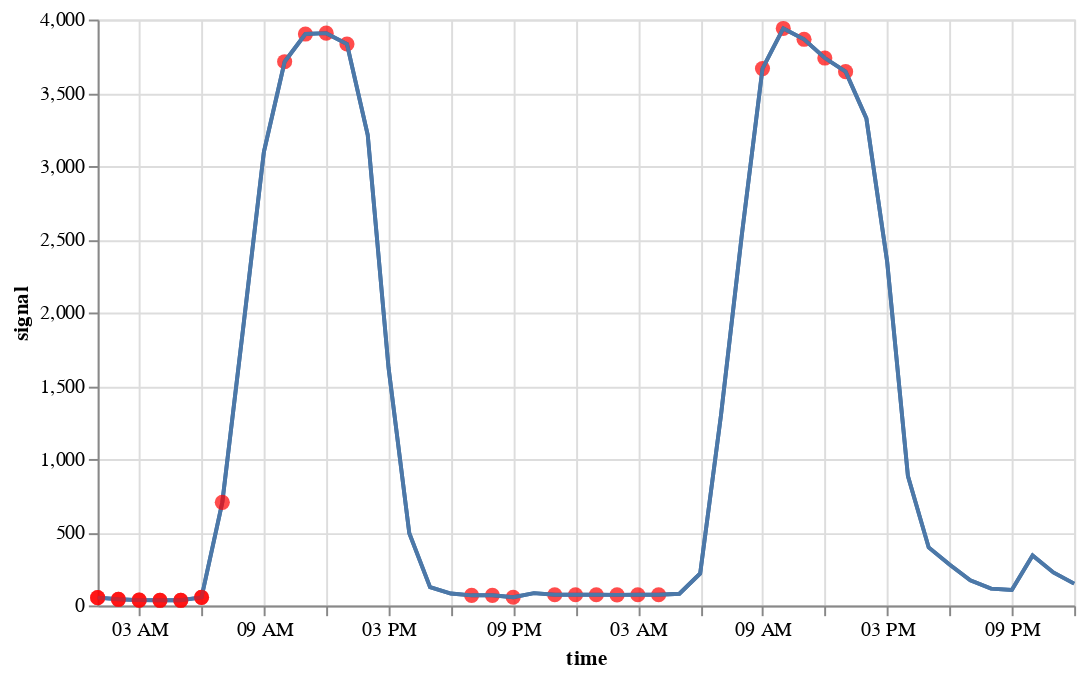

Source (notebook cell):
### Code cell
plot_anomalies(test_ts, detected_test_ts) + plot_anomalies(test_ts, predetected_ts)

### Figure 1 — Vega specification as saved in the notebook (floating-point values rounded to 4 significant figures)
{"$schema": "https://vega.github.io/schema/vega/v5.json", "data": [{"name": "source_0", "values": [{"anomaly": 1.0, "signal": 53.0, "time": "2015-09-01T01:00:00.000"}, {"anomaly": 1.0, "signal": 42.0, "time": "2015-09-01T02:00:00.000"}, {"anomaly": 1.0, "signal": 36.0, "time": "2015-09-01T03:00:00.000"}, {"anomaly": 1.0, "signal": 35.0, "time": "2015-09-01T04:00:00.000"}, {"anomaly": 1.0, "signal": 35.0, "time": "2015-09-01T05:00:00.000"}, {"anomaly": 1.0, "signal": 55.0, "time": "2015-09-01T06:00:00.000"}, {"anomaly": 0.0, "signal": 704.0, "time": "2015-09-01T07:00:00.000"}, {"anomaly": 0.0, "signal": 1889.0, "time": "2015-09-01T08:00:00.000"}, {"anomaly": 0.0, "signal": 3095.0, "time": "2015-09-01T09:00:00.000"}, {"anomaly": 1.0, "signal": 3712.0, "time": "2015-09-01T10:00:00.000"}, {"anomaly": 1.0, "signal": 3901.0, "time": "2015-09-01T11:00:00.000"}, {"anomaly": 1.0, "signal": 3907.0, "time": "2015-09-01T12:00:00.000"}, {"anomaly": 1.0, "signal": 3833.0, "time": "2015-09-01T13:00:00.000"}, {"anomaly": 0.0, "signal": 3211.0, "time": "2015-09-01T14:00:00.000"}, {"anomaly": 0.0, "signal": 1624.0, "time": "2015-09-01T15:00:00.000"}, {"anomaly": 0.0, "signal": 493.0, "time": "2015-09-01T16:00:00.000"}, {"anomaly": 0.0, "signal": 125.0, "time": "2015-09-01T17:00:00.000"}, {"anomaly": 0.0, "signal": 81.0, "time": "2015-09-01T18:00:00.000"}, {"anomaly": 1.0, "signal": 69.0, "time": "2015-09-01T19:00:00.000"}, {"anomaly": 1.0, "signal": 69.0, "time": "2015-09-01T20:00:00.000"}, {"anomaly": 1.0, "signal": 56.0, "time": "2015-09-01T21:00:00.000"}, {"anomaly": 0.0, "signal": 84.0, "time": "2015-09-01T22:00:00.000"}, {"anomaly": 1.0, "signal": 73.0, "time": "2015-09-01T23:00:00.000"}, {"anomaly": 1.0, "signal": 73.0, "time": "2015-09-02T00:00:00.000"}, {"anomaly": 1.0, "signal": 73.0, "time": "2015-09-02T01:00:00.000"}, {"anomaly": 1.0, "signal": 72.0, "time": "2015-09-02T02:00:00.000"}, {"anomaly": 1.0, "signal": 73.0, "time": "2015-09-02T03:00:00.000"}, {"anomaly": 1.0, "signal": 73.0, "time": "2015-09-02T04:00:00.000"}, {"anomaly": 0.0, "signal": 80.0, "time": "2015-09-02T05:00:00.000"}, {"anomaly": 0.0, "signal": 218.0, "time": "2015-09-02T06:00:00.000"}, {"anomaly": 0.0, "signal": 1296.0, "time": "2015-09-02T07:00:00.000"}, {"anomaly": 0.0, "signal": 2524.0, "time": "2015-09-02T08:00:00.000"}, {"anomaly": 1.0, "signal": 3665.0, "time": "2015-09-02T09:00:00.000"}, {"anomaly": 1.0, "signal": 3939.0, "time": "2015-09-02T10:00:00.000"}, {"anomaly": 1.0, "signal": 3865.0, "time": "2015-09-02T11:00:00.000"}, {"anomaly": 1.0, "signal": 3737.0, "time": "2015-09-02T12:00:00.000"}, {"anomaly": 1.0, "signal": 3644.0, "time": "2015-09-02T13:00:00.000"}, {"anomaly": 0.0, "signal": 3325.0, "time": "2015-09-02T14:00:00.000"}, {"anomaly": 0.0, "signal": 2346.0, "time": "2015-09-02T15:00:00.000"}, {"anomaly": 0.0, "signal": 883.0, "time": "2015-09-02T16:00:00.000"}, {"anomaly": 0.0, "signal": 396.0, "time": "2015-09-02T17:00:00.000"}, {"anomaly": 0.0, "signal": 279.0, "time": "2015-09-02T18:00:00.000"}, {"anomaly": 0.0, "signal": 171.0, "time": "2015-09-02T19:00:00.000"}, {"anomaly": 0.0, "signal": 115.0, "time": "2015-09-02T20:00:00.000"}, {"anomaly": 0.0, "signal": 105.0, "time": "2015-09-02T21:00:00.000"}, {"anomaly": 0.0, "signal": 341.0, "time": "2015-09-02T22:00:00.000"}, {"anomaly": 0.0, "signal": 225.0, "time": "2015-09-02T23:00:00.000"}, {"anomaly": 0.0, "signal": 149.0, "time": "2015-09-03T00:00:00.000"}], "transform": [{"type": "formula", "expr": "toDate(datum['time'])", "as": "time"}]}, {"name": "source_1", "values": [{"anomaly": 1.0, "signal": 53.0, "time": "2015-09-01T01:00:00.000"}, {"anomaly": 1.0, "signal": 42.0, "time": "2015-09-01T02:00:00.000"}, {"anomaly": 1.0, "signal": 36.0, "time": "2015-09-01T03:00:00.000"}, {"anomaly": 1.0, "signal": 35.0, "time": "2015-09-01T04:00:00.000"}, {"anomaly": 1.0, "signal": 35.0, "time": "2015-09-01T05:00:00.000"}, {"anomaly": 1.0, "signal": 55.0, "time": "2015-09-01T06:00:00.000"}, {"anomaly": 1.0, "signal": 704.0, "time": "2015-09-01T07:00:00.000"}, {"anomaly": 0.0, "signal": 1889.0, "time": "2015-09-01T08:00:00.000"}, {"anomaly": 0.0, "signal": 3095.0, "time": "2015-09-01T09:00:00.000"}, {"anomaly": 0.0, "signal": 3712.0, "time": "2015-09-01T10:00:00.000"}, {"anomaly": null, "signal": 3901.0, "time": "2015-09-01T11:00:00.000"}, {"anomaly": null, "signal": 3907.0, "time": "2015-09-01T12:00:00.000"}, {"anomaly": null, "signal": 3833.0, "time": "2015-09-01T13:00:00.000"}, {"anomaly": null, "signal": 3211.0, "time": "2015-09-01T14:00:00.000"}, {"anomaly": null, "signal": 1624.0, "time": "2015-09-01T15:00:00.000"}, {"anomaly": null, "signal": 493.0, "time": "2015-09-01T16:00:00.000"}, {"anomaly": null, "signal": 125.0, "time": "2015-09-01T17:00:00.000"}, {"anomaly": null, "signal": 81.0, "time": "2015-09-01T18:00:00.000"}, {"anomaly": null, "signal": 69.0, "time": "2015-09-01T19:00:00.000"}, {"anomaly": null, "signal": 69.0, "time": "2015-09-01T20:00:00.000"}, {"anomaly": null, "signal": 56.0, "time": "2015-09-01T21:00:00.000"}, {"anomaly": null, "signal": 84.0, "time": "2015-09-01T22:00:00.000"}, {"anomaly": null, "signal": 73.0, "time": "2015-09-01T23:00:00.000"}, {"anomaly": null, "signal": 73.0, "time": "2015-09-02T00:00:00.000"}, {"anomaly": null, "signal": 73.0, "time": "2015-09-02T01:00:00.000"}, {"anomaly": null, "signal": 72.0, "time": "2015-09-02T02:00:00.000"}, {"anomaly": null, "signal": 73.0, "time": "2015-09-02T03:00:00.000"}, {"anomaly": null, "signal": 73.0, "time": "2015-09-02T04:00:00.000"}, {"anomaly": null, "signal": 80.0, "time": "2015-09-02T05:00:00.000"}, {"anomaly": null, "signal": 218.0, "time": "2015-09-02T06:00:00.000"}, {"anomaly": null, "signal": 1296.0, "time": "2015-09-02T07:00:00.000"}, {"anomaly": null, "signal": 2524.0, "time": "2015-09-02T08:00:00.000"}, {"anomaly": null, "signal": 3665.0, "time": "2015-09-02T09:00:00.000"}, {"anomaly": null, "signal": 3939.0, "time": "2015-09-02T10:00:00.000"}, {"anomaly": null, "signal": 3865.0, "time": "2015-09-02T11:00:00.000"}, {"anomaly": null, "signal": 3737.0, "time": "2015-09-02T12:00:00.000"}, {"anomaly": null, "signal": 3644.0, "time": "2015-09-02T13:00:00.000"}, {"anomaly": null, "signal": 3325.0, "time": "2015-09-02T14:00:00.000"}, {"anomaly": null, "signal": 2346.0, "time": "2015-09-02T15:00:00.000"}, {"anomaly": null, "signal": 883.0, "time": "2015-09-02T16:00:00.000"}, {"anomaly": null, "signal": 396.0, "time": "2015-09-02T17:00:00.000"}, {"anomaly": null, "signal": 279.0, "time": "2015-09-02T18:00:00.000"}, {"anomaly": null, "signal": 171.0, "time": "2015-09-02T19:00:00.000"}, {"anomaly": null, "signal": 115.0, "time": "2015-09-02T20:00:00.000"}, {"anomaly": null, "signal": 105.0, "time": "2015-09-02T21:00:00.000"}, {"anomaly": null, "signal": 341.0, "time": "2015-09-02T22:00:00.000"}, {"anomaly": null, "signal": 225.0, "time": "2015-09-02T23:00:00.000"}, {"anomaly": null, "signal": 149.0, "time": "2015-09-03T00:00:00.000"}], "transform": [{"type": "formula", "expr": "toDate(datum['time'])", "as": "time"}]}, {"name": "data_0", "values": [{"signal": 53.0, "time": "2015-09-01T01:00:00.000"}, {"signal": 42.0, "time": "2015-09-01T02:00:00.000"}, {"signal": 36.0, "time": "2015-09-01T03:00:00.000"}, {"signal": 35.0, "time": "2015-09-01T04:00:00.000"}, {"signal": 35.0, "time": "2015-09-01T05:00:00.000"}, {"signal": 55.0, "time": "2015-09-01T06:00:00.000"}, {"signal": 3712.0, "time": "2015-09-01T10:00:00.000"}, {"signal": 3901.0, "time": "2015-09-01T11:00:00.000"}, {"signal": 3907.0, "time": "2015-09-01T12:00:00.000"}, {"signal": 3833.0, "time": "2015-09-01T13:00:00.000"}, {"signal": 69.0, "time": "2015-09-01T19:00:00.000"}, {"signal": 69.0, "time": "2015-09-01T20:00:00.000"}, {"signal": 56.0, "time": "2015-09-01T21:00:00.000"}, {"signal": 73.0, "time": "2015-09-01T23:00:00.000"}, {"signal": 73.0, "time": "2015-09-02T00:00:00.000"}, {"signal": 73.0, "time": "2015-09-02T01:00:00.000"}, {"signal": 72.0, "time": "2015-09-02T02:00:00.000"}, {"signal": 73.0, "time": "2015-09-02T03:00:00.000"}, {"signal": 73.0, "time": "2015-09-02T04:00:00.000"}, {"signal": 3665.0, "time": "2015-09-02T09:00:00.000"}, {"signal": 3939.0, "time": "2015-09-02T10:00:00.000"}, {"signal": 3865.0, "time": "2015-09-02T11:00:00.000"}, {"signal": 3737.0, "time": "2015-09-02T12:00:00.000"}, {"signal": 3644.0, "time": "2015-09-02T13:00:00.000"}], "transform": [{"type": "formula", "expr": "toDate(datum['time'])", "as": "time"}]}, {"name": "data_1", "values": [{"signal": 53.0, "time": "2015-09-01T01:00:00.000"}, {"signal": 42.0, "time": "2015-09-01T02:00:00.000"}, {"signal": 36.0, "time": "2015-09-01T03:00:00.000"}, {"signal": 35.0, "time": "2015-09-01T04:00:00.000"}, {"signal": 35.0, "time": "2015-09-01T05:00:00.000"}, {"signal": 55.0, "time": "2015-09-01T06:00:00.000"}, {"signal": 704.0, "time": "2015-09-01T07:00:00.000"}], "transform": [{"type": "formula", "expr": "toDate(datum['time'])", "as": "time"}]}], "marks": [{"type": "line", "name": "layer_0_marks", "from": {"data": "source_0"}, "sort": {"field": "datum[\"time\"]"}, "encode": {"update": {"stroke": {"value": "#4c78a8"}, "description": {"signal": "\"time: \" + (timeFormat(datum[\"time\"], '%b %d, %Y')) + \"; signal: \" + (format(datum[\"signal\"], \"\"))"}, "y": {"field": "signal", "scale": "y"}, "defined": {"signal": "isValid(datum[\"time\"]) && isFinite(+datum[\"time\"]) && isValid(datum[\"signal\"]) && isFinite(+datum[\"signal\"])"}, "x": {"field": "time", "scale": "x"}}}, "style": ["line"]}, {"type": "symbol", "name": "layer_1_marks", "from": {"data": "data_0"}, "encode": {"update": {"size": {"value": 60}, "x": {"field": "time", "scale": "x"}, "ariaRoleDescription": {"value": "circle"}, "description": {"signal": "\"time: \" + (timeFormat(datum[\"time\"], '%b %d, %Y')) + \"; signal: \" + (format(datum[\"signal\"], \"\"))"}, "shape": {"value": "circle"}, "y": {"field": "signal", "scale": "y"}, "fill": {"value": "red"}, "opacity": {"value": 0.7}}}, "style": ["circle"]}, {"type": "line", "name": "layer_2_layer_0_marks", "from": {"data": "source_1"}, "sort": {"field": "datum[\"time\"]"}, "encode": {"update": {"y": {"field": "signal", "scale": "y"}, "stroke": {"value": "#4c78a8"}, "x": {"field": "time", "scale": "x"}, "description": {"signal": "\"time: \" + (timeFormat(datum[\"time\"], '%b %d, %Y')) + \"; signal: \" + (format(datum[\"signal\"], \"\"))"}, "defined": {"signal": "isValid(datum[\"time\"]) && isFinite(+datum[\"time\"]) && isValid(datum[\"signal\"]) && isFinite(+datum[\"signal\"])"}}}, "style": ["line"]}, {"type": "symbol", "name": "layer_2_layer_1_marks", "from": {"data": "data_1"}, "encode": {"update": {"size": {"value": 60}, "ariaRoleDescription": {"value": "circle"}, "description": {"signal": "\"time: \" + (timeFormat(datum[\"time\"], '%b %d, %Y')) + \"; signal: \" + (format(datum[\"signal\"], \"\"))"}, "opacity": {"value": 0.7}, "fill": {"value": "red"}, "y": {"field": "signal", "scale": "y"}, "shape": {"value": "circle"}, "x": {"field": "time", "scale": "x"}}}, "style": ["circle"]}], "scales": [{"name": "x", "type": "time", "domain": {"fields": [{"data": "source_0", "field": "time"}, {"data": "data_0", "field": "time"}, {"data": "source_1", "field": "time"}, {"data": "data_1", "field": "time"}]}, "range": [0, {"signal": "width"}]}, {"name": "y", "type": "linear", "domain": {"fields": [{"data": "source_0", "field": "signal"}, {"data": "data_0", "field": "signal"}, {"data": "source_1", "field": "signal"}, {"data": "data_1", "field": "signal"}]}, "range": [{"signal": "height"}, 0], "nice": true, "zero": true}], "axes": [{"scale": "x", "gridScale": "y", "aria": false, "tickCount": {"signal": "ceil(width/40)"}, "minExtent": 0, "maxExtent": 0, "ticks": false, "orient": "bottom", "labels": false, "zindex": 0, "grid": true, "domain": false}, {"scale": "y", "tickCount": {"signal": "ceil(height/40)"}, "gridScale": "x", "domain": false, "ticks": false, "grid": true, "zindex": 0, "orient": "left", "maxExtent": 0, "minExtent": 0, "aria": false, "labels": false}, {"scale": "x", "grid": false, "labelFlush": true, "tickCount": {"signal": "ceil(width/40)"}, "zindex": 0, "title": "time", "orient": "bottom", "labelOverlap": true}, {"scale": "y", "title": "signal", "labelOverlap": true, "orient": "left", "grid": false, "zindex": 0, "tickCount": {"signal": "ceil(height/40)"}}], "background": "white", "height": 300, "padding": 5, "style": "cell", "width": 500}
